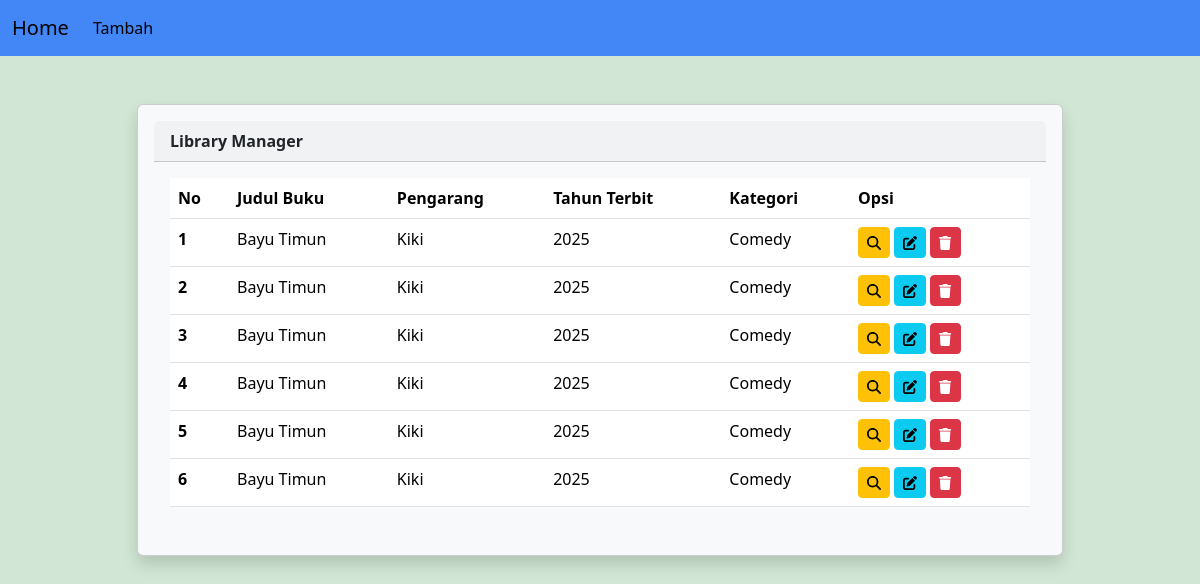
The app's page /uts/index.php with its own data.
### tables this page shows
CREATE TABLE `uts` (
  `id_buku` int(11) NOT NULL,
  `judul_buku` varchar(100) NOT NULL,
  `pengarang` varchar(50) NOT NULL,
  `tahun_terbit` int(11) NOT NULL,
  `kategori` varchar(30) NOT NULL
);

### uts/index.php (the view, shortened to what this page needs)
<!DOCTYPE html>
<html lang="en">
<head>
        <link href="https://cdn.jsdelivr.net/npm/bootstrap@5.3.8/dist/css/bootstrap.min.css" rel="stylesheet"
>
        <link rel="stylesheet" href="../css/all.css">
</head>
<body style="background-color: #d1e6d4">
        <?php
        include_once("navbar.php");
        ?>
        <div class="container">
                <div class="row my-5">
                        <div class="col-10 m-auto">
                                <div class="card shadow p-3 mb-5 bg-body-tertiary rounded">
                                        <div class="card-header">
                                                <b>Library Manager</b>
                                        </div>
                                        <div class="card-body">
                                                <table class="table">
                                                        <thead>
                                                                <tr>
                                                                        <th scope="row">No</th>
                                                                        <th scope="col">Judul Buku</th>
                                                                        <th scope="col">Pengarang</th>
                                                                        <th scope="col">Tahun Terbit</th>
                                                                        <th scope="col">Kategori</th>
                                                                        <th scope="col">Opsi</th>
                                                                </tr>
                                                        </thead>
                                                        <tbody>
                                                                <?php
                                                                include("koneksi.php");
                                                                $qry = "SELECT * FROM uts ";
                                                                $tampil = mysqli_query($koneksi, $qry);
                                                                $nomor = 1;
                                                                foreach ($tampil as $data) {
                                                                        ?>
                                                                        <tr>
                                                                                <th scope="row"><?= $nomor++ ?></th>
                                                                                <td><?= $data['judul_buku'] ?></td>
                                                                                <td><?= $data['pengarang'] ?></td>
                                                                                <td><?= $data['tahun_terbit'] ?></td>
                                                                                <td><?= $data['kategori'] ?></td>
                                                                                <td>
                                                                                        <button class="btn btn-warning btn-sm"
                                                                                                data-bs-toggle="modal"
                                                                                                data-bs-target="#exampleModal<?= $data['id_buku'] ?>">
                                                                                                <i
                                                                                                        class="fa-solid fa-magnifying-glass"></i>
                                                                                        </button>
                                                                                        <a href="proses/form_edit.php?id_buku=<?= $data['id_buku'] ?>" class="btn btn-info btn-sm">
                                                                                                <i class="fa-solid fa-pen-to-square"></i>
                                                                                        </a>
                                                                                        <button class="btn btn-danger btn-sm"
                                                                                                data-bs-toggle="modal"
                                                                                                data-bs-target="#modalhapus<?= $data['id_buku'] ?>">
                                                                                                <i
                                                                                                        class="fa-solid fa-trash"></i>
                                                                                        </button>
                                                                                </td>
                                                                        </tr>
                                                                        <?php
                                                                }
                                                                ?>
                                                        </tbody>
                                                </table>
                                        </div>
                                </div>
                        </div>
                </div>
        </div>
</body>
</html>

### uts/navbar.php (shortened to what this page needs)
<nav class="navbar navbar-expand-lg" style="background-color:#4287f5" data-bs-theme="light">
    <div class="container-fluid">
        <a class="navbar-brand" href="http://localhost/UTS_FRANS/uts">Home</a>
        <div class="collapse navbar-collapse" id="navbarSupportedContent">
            <ul class="navbar-nav me-auto mb-2 mb-lg-0">
                <li class="nav-item">
                    <a class="nav-link active" aria-current="page"
                        href="http://localhost//UTS_FRANS/uts/proses/form_tambah.php">Tambah</a>
                </li>
            </ul>
        </div>
    </div>
</nav>

### records on screen
uts: judul_buku "Bayu Timun", pengarang "Kiki", tahun_terbit "2025", kategori "Comedy"
uts: judul_buku "Bayu Timun", pengarang "Kiki", tahun_terbit "2025", kategori "Comedy"
uts: judul_buku "Bayu Timun", pengarang "Kiki", tahun_terbit "2025", kategori "Comedy"
uts: judul_buku "Bayu Timun", pengarang "Kiki", tahun_terbit "2025", kategori "Comedy"
uts: judul_buku "Bayu Timun", pengarang "Kiki", tahun_terbit "2025", kategori "Comedy"
uts: judul_buku "Bayu Timun", pengarang "Kiki", tahun_terbit "2025", kategori "Comedy"
